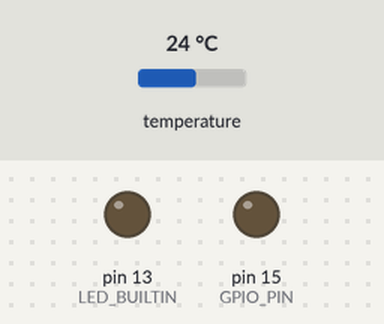
Bench run of a sketch on a simulated Arduino Uno, built with avr-gcc and run on an emulated ATmega328P. On the bench: output pins drawn as LEDs (lit = HIGH). Inputs (shaded band) come from the test bench; at power-on: temperature 24 °C. What the sketch prints to the serial monitor is not drawn.

Above: at 23.1 s.
At 33.6 s:
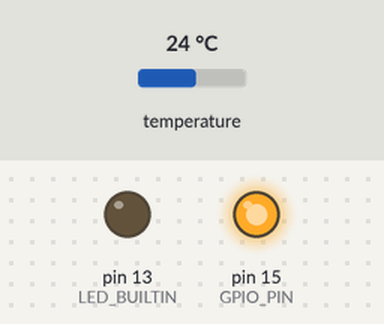
Timing chart, 0 to 40.4 s (numbered marks = the images above):
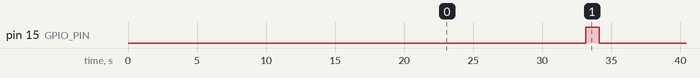

The sketch:

TempDS18B20_sketch_v4.ino
```cpp
#include <Wire.h>
#include <OneWire.h>             // Library for Signal on Digital Pin for OneWire Device
#include <DallasTemperature.h>   // Library for Temperature Probe

// Pin definitions
#define ONE_WIRE_BUS 2           // Data wire is plugged into port 2 on the Feather
#define GPIO_PIN 15              // Power Port is GPIO PIN 15

// Sampling and sending intervals
#define samplingInterval 20000   // Interval for sampling (milliseconds)
#define sendingInterval 10000    // Interval for sending (milliseconds)

// Initialize OneWire and DallasTemperature instances
OneWire oneWire(ONE_WIRE_BUS);             // Setup a oneWire instance to communicate with any OneWire devices
DallasTemperature sensors(&oneWire);        // Pass oneWire reference to Dallas Temperature

// Global variables
float temp = 0;                             // Variable to store temperature
int slaveAddress = 8;                       // Define slave address for I2C communication
uint8_t messageType = 0x02;                 // Message type correlates with boot sequence
uint8_t messageLength = 8;                  // Length of the message
bool codeExecuted = false;                   // Flag for code execution

void setup(void) {
  Serial.begin(9600);                        // Start serial port for debugging
  // Wait for serial port to connect
  while (!Serial) {
    ;
  }
  pinMode(GPIO_PIN, OUTPUT);                 // Set GPIO PIN as OUTPUT for controlling power
  Wire.begin();                              // Join I2C bus as master device (message sender)
  sensors.begin();                           // Start up the temperature sensor library

  // initialize digital pin LED_BUILTIN as an output
  pinMode(LED_BUILTIN, OUTPUT);

  // Perform initialization if code has not been executed before
  if (!codeExecuted) {
    int tempSenseIterations = 10;            // Number of temperature sensing iterations

    delay(500);                              // Wait for sensor stabilization
    for (int i = 0; i < tempSenseIterations; i++) {
      delay(500);                            // Wait for sensor stabilization
      sensors.requestTemperatures();         // Send command to get temperatures
      temp = sensors.getTempCByIndex(0);     // Read temperature value
    }
    digitalWrite(GPIO_PIN, LOW);             // Power off the sensor
    Serial.println(temp);                    // Print temperature to serial monitor
    codeExecuted = true;                     // Set code execution flag
  }
}

void loop() {
  // Sampling temperature at regular intervals
  static unsigned long samplingTime = millis(); // Set the sampling time
  if (millis() - samplingTime > samplingInterval) {
    digitalWrite(GPIO_PIN, HIGH);            // Power on the sensor
    delay(100);                              // Wait for sensor stabilization
    sensors.requestTemperatures();           // Send command to get temperatures
    temp = sensors.getTempCByIndex(0);       // Read temperature value
    Serial.println(temp);                    // Print temperature to serial monitor
    delay(100);                              // Wait for sensor stabilization
    digitalWrite(GPIO_PIN, LOW);             // Power off the sensor
    samplingTime = millis();                  // reset the sampling time
  }

  // Sending temperature to slave device at regular intervals
  static unsigned long sendingTime = millis(); // set the sending time
  if (millis() - sendingTime > sendingInterval) {
    transmitSlave();                          // Transmit temperature to slave device
    sendingTime = millis();                   // reset the sending time
  }
}

// Transmit temperature value to slave device
void transmitSlave() {
  Wire.beginTransmission(slaveAddress);       // Start I2C transmission with slave (Arduino)
  Wire.write(messageType);                    // Send message type
  Wire.write(messageLength);                  // Send message length
  uint8_t byteArray[sizeof(float)];          // Create byte array to store temperature
  memcpy(byteArray, &temp, sizeof(float));    // Copy temperature value to byte array
  for (int i = 0; i < sizeof(float); i++) {
    Wire.write(byteArray[i]);                 // Send temperature byte by byte
  }
  Wire.endTransmission();                     // End transmission
}
```

Measured:
- by itself, pin 15 (GPIO_PIN): alternates HIGH for 0.96 s and LOW for 20.0 s
